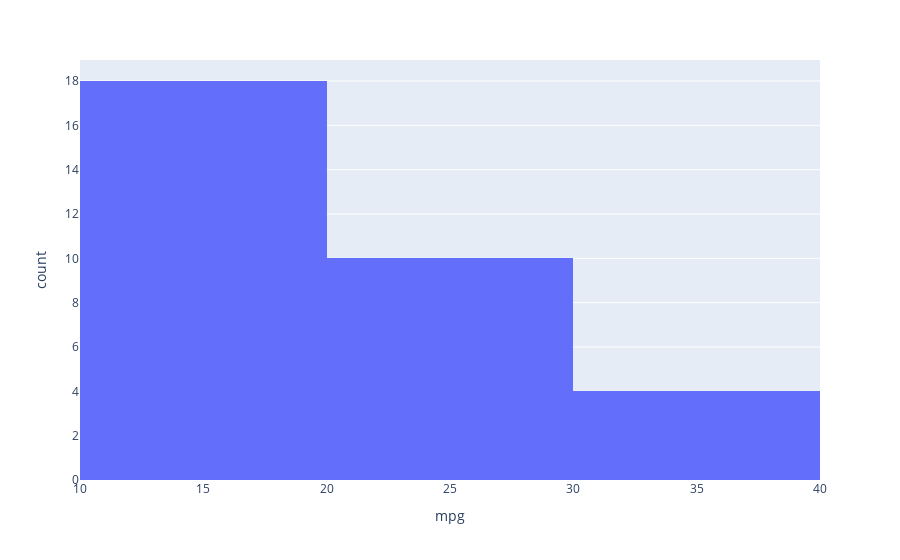

Notebook code for this chart:
### Markdown cell above
Now let's mess with some of the core parts of the historgram:
- [The number of bins](https://plotly.com/python/histograms/#:~:text=count-,Choosing%20the%20number%20of%20bins,-By%20default%2C%20the)
- [The different values of a column (especially categorical)](https://plotly.com/python/histograms/#:~:text=count-,Several%20histograms%20for%20the%20different%20values%20of%20one%20column,-import%20plotly.express)

### Code cell
##Edit the code below to have 1-4 bins and color based on Engine:
fig = px.histogram(df_mtcars, x='mpg',nbins = 4)
fig.show()

### Figure 1 — Plotly figure (JSON) as saved in the notebook; plotly's stock layout.template omitted (floating-point values rounded to 4 significant figures)
{"data": [{"alignmentgroup": "True", "bingroup": "x", "hovertemplate": "mpg=%{x}<br>count=%{y}<extra></extra>", "legendgroup": "", "marker": {"color": "#636efa"}, "name": "", "nbinsx": 4, "offsetgroup": "", "orientation": "v", "showlegend": false, "type": "histogram", "x": [21, 21, 22.8, 21.4, 18.7, 18.1, 14.3, 24.4, 22.8, 19.2, 17.8, 16.4, 17.3, 15.2, 10.4, 10.4, 14.7, 32.4, 30.4, 33.9, 21.5, 15.5, 15.2, 13.3, 19.2, 27.3, 26, 30.4, 15.8, 19.7, 15, 21.4], "xaxis": "x", "yaxis": "y"}], "layout": {"autosize": true, "barmode": "relative", "legend": {"tracegroupgap": 0}, "margin": {"t": 60}, "xaxis": {"anchor": "y", "autorange": true, "domain": [0, 1], "range": [10, 40], "title": {"text": "mpg"}, "type": "linear"}, "yaxis": {"anchor": "x", "autorange": true, "domain": [0, 1], "range": [0, 18.95], "title": {"text": "count"}}}}
